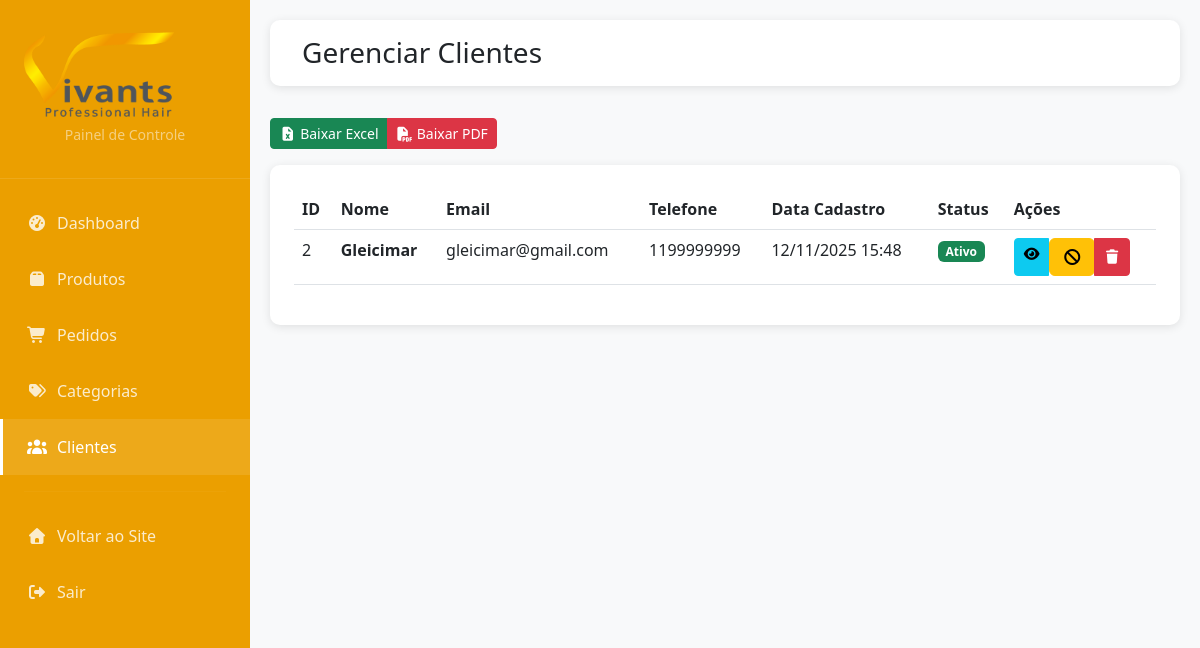
Page /admin/clientes (signed in) on the earlier database version.
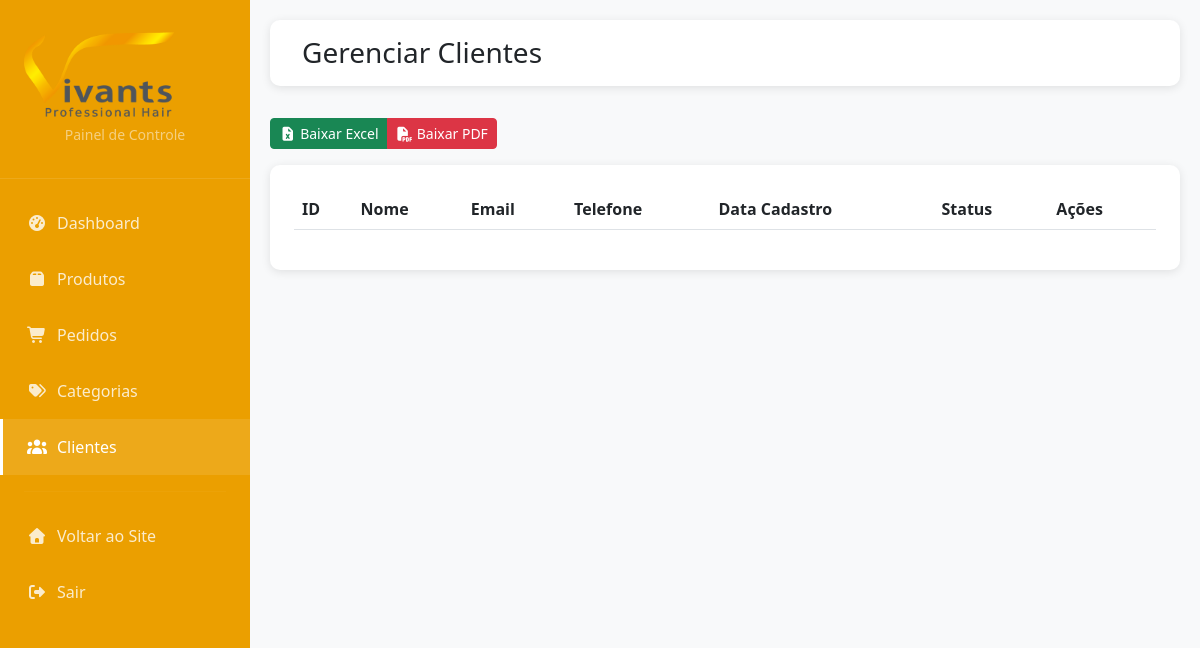
Same page on the later database version.
### tables this page shows
CREATE TABLE usuarios (
            id INTEGER PRIMARY KEY AUTOINCREMENT,
            nome TEXT NOT NULL,
            email TEXT UNIQUE NOT NULL,
            senha TEXT NOT NULL,
            telefone TEXT,
            tipo TEXT DEFAULT 'cliente',
            data_cadastro TIMESTAMP DEFAULT CURRENT_TIMESTAMP
        );

### app.py (the view)
@app.route('/admin/clientes')
@admin_required
def admin_clientes():
    db = get_db()
    try:
        clientes_data = db.execute('''
            SELECT u.*,
                   COUNT(p.id) as pedidos_count
            FROM usuarios u
            LEFT JOIN pedidos p ON u.id = p.usuario_id
            WHERE u.tipo = 'cliente'
            GROUP BY u.id
            ORDER BY u.data_cadastro DESC
        ''').fetchall()
        clientes = rows_to_dict_list(clientes_data)
        return render_template('admin/clientes.html', clientes=clientes)
    except sqlite3.Error:
        flash('Erro ao carregar clientes', 'danger')
        return render_template('admin/clientes.html', clientes=[])
    finally:
        db.close()

### app.py (called while the page is built)
def parse_datetime(date_string):
    if date_string is None:
        return None
    if isinstance(date_string, datetime):
        return date_string
    try:
        formats = [
            '%Y-%m-%d %H:%M:%S',
            '%Y-%m-%d %H:%M:%S.%f',
            '%Y-%m-%d',
            '%d/%m/%Y %H:%M:%S',
            '%d/%m/%Y'
        ]
        for fmt in formats:
            try:
                return datetime.strptime(date_string, fmt)
            except ValueError:
                continue
        return date_string  # Retorna como string se não conseguir converter
    except:
        return date_string

def row_to_dict(row):
    if row is None:
        return None
    result = {}
    for key in row.keys():
        value = row[key]
        if 'data' in key.lower() or 'cadastro' in key.lower() or 'pedido' in key.lower() or 'avaliacao' in key.lower():
            result[key] = parse_datetime(value)
        else:
            result[key] = value
    return result

def rows_to_dict_list(rows):
    return [row_to_dict(row) for row in rows]

### database.py (called while the page is built)
def get_db():
    conn = sqlite3.connect('vivants.db')
    conn.row_factory = sqlite3.Row
    return conn

### templates/admin/clientes.html (shortened to what this page needs)
{% extends "admin/base.html" %}
{% block content %}
<div class="admin-header">
    <div class="d-flex justify-content-between align-items-center">
        <h1 class="h3 mb-0">Gerenciar Clientes</h1>
    </div>
</div>
<div class="btn-group mb-3">
    <a href="{{ url_for('relatorio_clientes_excel') }}" class="btn btn-success btn-sm">
        <i class="fas fa-file-excel"></i> Baixar Excel
    </a>
    <a href="{{ url_for('relatorio_clientes_pdf') }}" class="btn btn-danger btn-sm">
        <i class="fas fa-file-pdf"></i> Baixar PDF
    </a>
</div>
<div class="table-card">
    <div class="table-responsive">
        <table class="table table-hover">
            <thead>
                <tr>
                    <th>ID</th>
                    <th>Nome</th>
                    <th>Email</th>
                    <th>Telefone</th>
                    <th>Data Cadastro</th>
                    <th>Status</th>
                    <th>Ações</th>
                </tr>
            </thead>
            <tbody>
                {% for cliente in clientes %}
                <tr>
                    <td>{{ cliente.id }}</td>
                    <td>
                        <strong>{{ cliente.nome }}</strong>
                    </td>
                    <td>{{ cliente.email }}</td>
                    <td>{{ cliente.telefone or 'Não informado' }}</td>
                    <td>
                        {% if cliente.data_cadastro %}
                            {{ cliente.data_cadastro.strftime('%d/%m/%Y %H:%M') }}
                        {% else %}
                            N/A
                        {% endif %}
                    </td>
                    <td>
                        {% if cliente.get('ativo', 1) == 1 %}
                            <span class="badge bg-success">Ativo</span>
                        {% else %}
                            <span class="badge bg-secondary">Inativo</span>
                        {% endif %}
                    </td>
                    <td>
                        <div class="btn-group btn-group-sm">
                            <a href="{{ url_for('admin_cliente_detalhes', id=cliente.id) }}"
                               class="btn btn-info" title="Ver detalhes">
                                <i class="fas fa-eye"></i>
                            </a>
                            <form method="POST" action="{{ url_for('admin_desativar_cliente', id=cliente.id) }}" class="d-inline">
                                <button type="submit" class="btn btn-warning"
                                        title="{{ 'Desativar' if cliente.get('ativo', 1) == 1 else 'Reativar' }}">
                                    <i class="fas {{ 'fa-ban' if cliente.get('ativo', 1) == 1 else 'fa-check' }}"></i>
                                </button>
                            </form>
                            <button type="button" class="btn btn-danger"
                                    data-bs-toggle="modal"
                                    data-bs-target="#modalExcluirCliente{{ cliente.id }}"
                                    title="Excluir cliente"
                                    {% if cliente.get('pedidos_count', 0) > 0 %}disabled{% endif %}>
                                <i class="fas fa-trash"></i>
                            </button>
                        </div>
                    </td>
                </tr>
                {% endfor %}
            </tbody>
        </table>
    </div>
</div>
{% endblock %}

Differences in the rows shown:
removed usuarios: id "2", nome "Gleicimar", email "gleicimar@gmail.com", telefone "1199999999", data_cadastro "12/11/2025 15:48"
